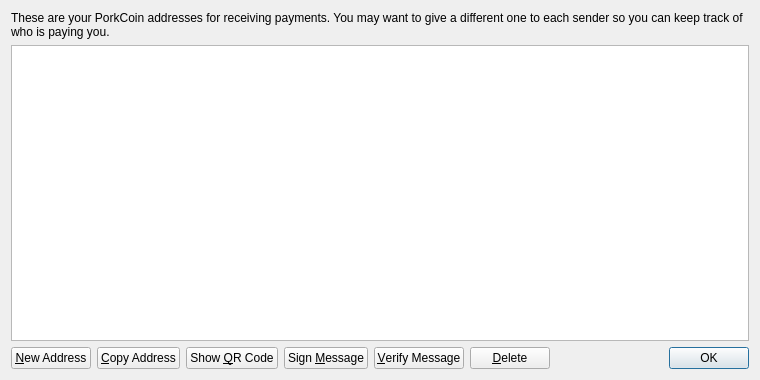
<?xml version="1.0" encoding="UTF-8"?>
<ui version="4.0">
 <class>AddressBookPage</class>
 <widget class="QWidget" name="AddressBookPage">
  <property name="geometry">
   <rect>
    <x>0</x>
    <y>0</y>
    <width>760</width>
    <height>380</height>
   </rect>
  </property>
  <property name="windowTitle">
   <string>Address Book</string>
  </property>
  <layout class="QVBoxLayout" name="verticalLayout">
   <item>
    <widget class="QLabel" name="labelExplanation">
     <property name="text">
      <string>These are your PorkCoin addresses for receiving payments. You may want to give a different one to each sender so you can keep track of who is paying you.</string>
     </property>
     <property name="textFormat">
      <enum>Qt::PlainText</enum>
     </property>
     <property name="wordWrap">
      <bool>true</bool>
     </property>
    </widget>
   </item>
   <item>
    <widget class="QTableView" name="tableView">
     <property name="contextMenuPolicy">
      <enum>Qt::CustomContextMenu</enum>
     </property>
     <property name="toolTip">
      <string>Double-click to edit address or label</string>
     </property>
     <property name="tabKeyNavigation">
      <bool>false</bool>
     </property>
     <property name="alternatingRowColors">
      <bool>true</bool>
     </property>
     <property name="selectionMode">
      <enum>QAbstractItemView::SingleSelection</enum>
     </property>
     <property name="selectionBehavior">
      <enum>QAbstractItemView::SelectRows</enum>
     </property>
     <property name="sortingEnabled">
      <bool>true</bool>
     </property>
     <attribute name="verticalHeaderVisible">
      <bool>false</bool>
     </attribute>
    </widget>
   </item>
   <item>
    <layout class="QHBoxLayout" name="horizontalLayout">
     <item>
      <widget class="QPushButton" name="newAddressButton">
       <property name="toolTip">
        <string>Create a new address</string>
       </property>
       <property name="text">
        <string>&amp;New Address</string>
       </property>
       <property name="icon">
        <iconset resource="../bitcoin.qrc">
         <normaloff>:/icons/add</normaloff>:/icons/add</iconset>
       </property>
      </widget>
     </item>
     <item>
      <widget class="QPushButton" name="copyToClipboard">
       <property name="toolTip">
        <string>Copy the currently selected address to the system clipboard</string>
       </property>
       <property name="text">
        <string>&amp;Copy Address</string>
       </property>
       <property name="icon">
        <iconset resource="../bitcoin.qrc">
         <normaloff>:/icons/editcopy</normaloff>:/icons/editcopy</iconset>
       </property>
      </widget>
     </item>
     <item>
      <widget class="QPushButton" name="showQRCode">
       <property name="text">
        <string>Show &amp;QR Code</string>
       </property>
       <property name="icon">
        <iconset resource="../bitcoin.qrc">
         <normaloff>:/icons/qrcode</normaloff>:/icons/qrcode</iconset>
       </property>
      </widget>
     </item>
     <item>
      <widget class="QPushButton" name="signMessage">
       <property name="toolTip">
        <string>Sign a message to prove you own a PorkCoin address</string>
       </property>
       <property name="text">
        <string>Sign &amp;Message</string>
       </property>
       <property name="icon">
        <iconset resource="../bitcoin.qrc">
         <normaloff>:/icons/edit</normaloff>:/icons/edit</iconset>
       </property>
      </widget>
     </item>
     <item>
      <widget class="QPushButton" name="verifyMessage">
       <property name="toolTip">
        <string>Verify a message to ensure it was signed with a specified PorkCoin address</string>
       </property>
       <property name="text">
        <string>&amp;Verify Message</string>
       </property>
       <property name="icon">
        <iconset resource="../bitcoin.qrc">
         <normaloff>:/icons/transaction_0</normaloff>:/icons/transaction_0</iconset>
       </property>
      </widget>
     </item>
     <item>
      <widget class="QPushButton" name="deleteButton">
       <property name="toolTip">
        <string>Delete the currently selected address from the list</string>
       </property>
       <property name="text">
        <string>&amp;Delete</string>
       </property>
       <property name="icon">
        <iconset resource="../bitcoin.qrc">
         <normaloff>:/icons/remove</normaloff>:/icons/remove</iconset>
       </property>
      </widget>
     </item>
     <item>
      <spacer name="horizontalSpacer">
       <property name="orientation">
        <enum>Qt::Horizontal</enum>
       </property>
       <property name="sizeHint" stdset="0">
        <size>
         <width>40</width>
         <height>20</height>
        </size>
       </property>
      </spacer>
     </item>
     <item>
      <widget class="QDialogButtonBox" name="buttonBox">
       <property name="sizePolicy">
        <sizepolicy hsizetype="Maximum" vsizetype="Fixed">
         <horstretch>0</horstretch>
         <verstretch>0</verstretch>
        </sizepolicy>
       </property>
       <property name="standardButtons">
        <set>QDialogButtonBox::Ok</set>
       </property>
      </widget>
     </item>
    </layout>
   </item>
  </layout>
 </widget>
 <resources>
  <include location="../bitcoin.qrc"/>
 </resources>
 <connections/>
</ui>
